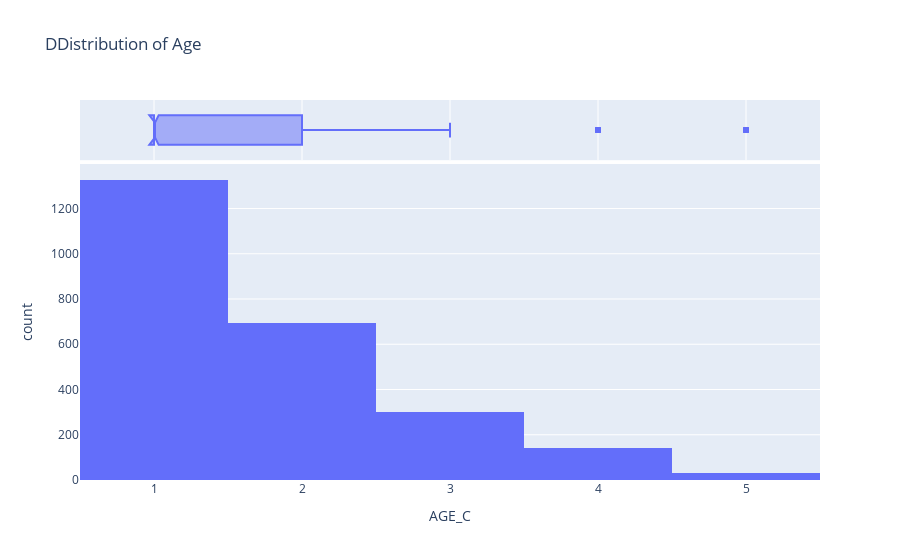

The notebook cell this image was saved under:
### Code cell
fig=px.histogram(df,x='AGE_C',marginal='box',title='DDistribution of Age')
fig.show()

### Figure 1 — Plotly figure (JSON) as saved in the notebook; plotly's stock layout.template omitted (floating-point values rounded to 4 significant figures; data arrays with more than 128 entries replaced by an {"elided": "..."} marker saying what was removed)
{"data": [{"alignmentgroup": "True", "bingroup": "x", "hovertemplate": "AGE_C=%{x}<br>count=%{y}<extra></extra>", "legendgroup": "", "marker": {"color": "#636efa", "pattern": {"shape": ""}}, "name": "", "offsetgroup": "", "orientation": "v", "showlegend": false, "type": "histogram", "x": {"elided": "2493 int values"}, "xaxis": "x", "yaxis": "y"}, {"alignmentgroup": "True", "hovertemplate": "AGE_C=%{x}<extra></extra>", "legendgroup": "", "marker": {"color": "#636efa"}, "name": "", "notched": true, "offsetgroup": "", "showlegend": false, "type": "box", "x": {"elided": "2493 int values"}, "xaxis": "x2", "yaxis": "y2"}], "layout": {"barmode": "relative", "legend": {"tracegroupgap": 0}, "title": {"text": "DDistribution of Age"}, "xaxis": {"anchor": "y", "domain": [0, 1], "title": {"text": "AGE_C"}}, "xaxis2": {"anchor": "y2", "domain": [0, 1], "matches": "x", "showgrid": true, "showticklabels": false}, "yaxis": {"anchor": "x", "domain": [0, 0.8316], "title": {"text": "count"}}, "yaxis2": {"anchor": "x2", "domain": [0.8416, 1], "matches": "y2", "showgrid": false, "showline": false, "showticklabels": false, "ticks": ""}}}
